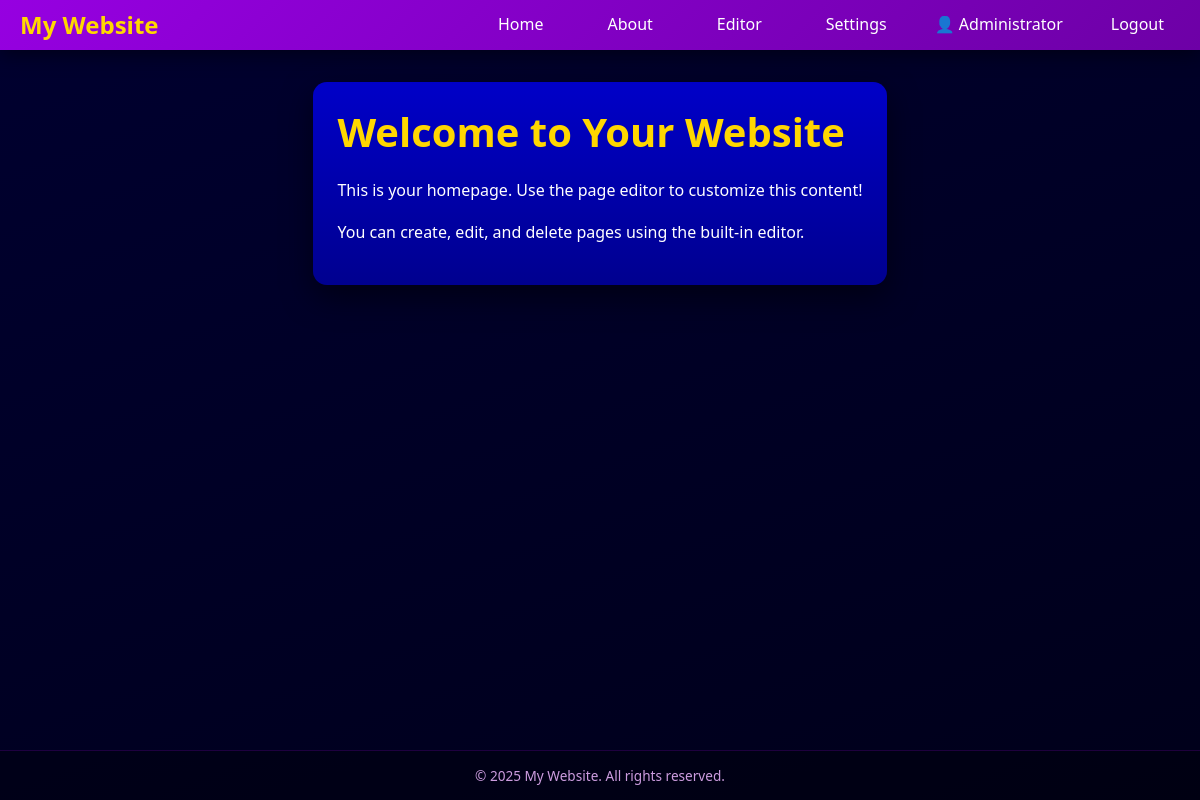
The page / (signed in) on the database its author committed.
### tables this page shows
CREATE TABLE IF NOT EXISTS users (
    id INT AUTO_INCREMENT PRIMARY KEY,
    username VARCHAR(50) UNIQUE NOT NULL,
    email VARCHAR(255) UNIQUE NOT NULL,
    password_hash VARCHAR(255) NOT NULL,
    display_name VARCHAR(100),
    role_id INT NOT NULL DEFAULT 2,
    is_active BOOLEAN DEFAULT TRUE,
    email_verified BOOLEAN DEFAULT FALSE,
    last_login TIMESTAMP NULL,
    created_at TIMESTAMP DEFAULT CURRENT_TIMESTAMP,
    updated_at TIMESTAMP DEFAULT CURRENT_TIMESTAMP ON UPDATE CURRENT_TIMESTAMP,
    FOREIGN KEY (role_id) REFERENCES roles(id),
    INDEX idx_username (username),
    INDEX idx_email (email),
    INDEX idx_role (role_id)
);

CREATE TABLE IF NOT EXISTS pages (
    id INT AUTO_INCREMENT PRIMARY KEY,
    title VARCHAR(255) NOT NULL,
    slug VARCHAR(255) UNIQUE NOT NULL,
    content LONGTEXT NOT NULL,
    content_type ENUM('html', 'markdown', 'blocks') DEFAULT 'html',
    author_id INT NULL,
    created_at TIMESTAMP DEFAULT CURRENT_TIMESTAMP,
    updated_at TIMESTAMP DEFAULT CURRENT_TIMESTAMP ON UPDATE CURRENT_TIMESTAMP,
    FOREIGN KEY (author_id) REFERENCES users(id) ON DELETE SET NULL,
    INDEX idx_slug (slug),
    INDEX idx_created (created_at),
    INDEX idx_author (author_id)
);

### src/config.php (called while the page is built, shortened)
<?php
function getDB() {
    static $pdo = null;
    if ($pdo === null) {
        try {
            $pdo = new PDO(
                "mysql:host=" . DB_HOST . ";dbname=" . DB_NAME . ";charset=utf8mb4",
                DB_USER,
                DB_PASSWORD,
                [
                    PDO::ATTR_ERRMODE => PDO::ERRMODE_EXCEPTION,
                    PDO::ATTR_DEFAULT_FETCH_MODE => PDO::FETCH_ASSOC,
                    PDO::ATTR_EMULATE_PREPARES => false,
                ]
            );
        } catch (PDOException $e) {
            die("Database connection failed: " . $e->getMessage());
        }
    }
    return $pdo;
}
function h($string) {
    return htmlspecialchars($string, ENT_QUOTES, 'UTF-8');
}
?>

### src/settings.php (called while the page is built, shortened)
<?php
require_once __DIR__ . '/config.php';
class Settings {
    private static $instance = null;
    private $db;
    private $cache = [];
    private $loaded = false;
    private function __construct() {
        $this->db = getDB();
    }
    public static function getInstance() {
        if (self::$instance === null) {
            self::$instance = new Settings();
        }
        return self::$instance;
    }
    private function loadAll() {
        if ($this->loaded) return;
        try {
            $stmt = $this->db->query("SELECT setting_key, setting_value, setting_type FROM settings");
            while ($row = $stmt->fetch()) {
                $this->cache[$row['setting_key']] = $this->castValue($row['setting_value'], $row['setting_type']);
            }
            $this->loaded = true;
        } catch (PDOException $e) {
            $this->loaded = true;
        }
    }
    private function castValue($value, $type) {
        switch ($type) {
            case 'number':
                return (int) $value;
            case 'boolean':
                return (bool) $value;
            default:
                return $value;
        }
    }
    public function get($key, $default = null) {
        $this->loadAll();
        return $this->cache[$key] ?? $default;
    }
    public function getFooterText() {
        $text = $this->get('footer_text', '© {year} {site_title}. All rights reserved.');
        $text = str_replace('{year}', date('Y'), $text);
        $text = str_replace('{site_title}', $this->get('site_title', 'My Website'), $text);
        return $text;
    }
}
function settings() {
    return Settings::getInstance();
}
function siteTitle() {
    return settings()->get('site_title', SITE_TITLE);
}
function footerText() {
    return settings()->getFooterText();
}
?>

### src/auth.php (called while the page is built, shortened)
<?php
require_once __DIR__ . '/config.php';
class Auth {
    private $db;
    private $user = null;
    private $permissions = [];
    public function __construct() {
        $this->db = getDB();
        $this->loadUserFromSession();
    }
    private function loadUserFromSession() {
        if (isset($_SESSION['user_id'])) {
            $stmt = $this->db->prepare("
                SELECT u.*, r.name as role_name, r.display_name as role_display_name, r.level as role_level
                FROM users u
                JOIN roles r ON u.role_id = r.id
                WHERE u.id = ? AND u.is_active = TRUE
            ");
            $stmt->execute([$_SESSION['user_id']]);
            $this->user = $stmt->fetch();
            if ($this->user) {
                $this->loadPermissions();
            } else {
                $this->logout();
            }
        } elseif (isset($_COOKIE['remember_token'])) {
            $this->authenticateByToken($_COOKIE['remember_token']);
        }
    }
    private function loadPermissions() {
        $stmt = $this->db->prepare("
            SELECT p.name
            FROM permissions p
            JOIN role_permissions rp ON p.id = rp.permission_id
            WHERE rp.role_id = ?
        ");
        $stmt->execute([$this->user['role_id']]);
        $this->permissions = $stmt->fetchAll(PDO::FETCH_COLUMN);
    }
    public function isLoggedIn() {
        return $this->user !== null;
    }
    public function getUser() {
        return $this->getSafeUserData();
    }
    private function getSafeUserData() {
        return [
            'id' => $this->user['id'],
            'username' => $this->user['username'],
            'email' => $this->user['email'],
            'display_name' => $this->user['display_name'],
            'role_id' => $this->user['role_id'],
            'role_name' => $this->user['role_name'],
            'role_display_name' => $this->user['role_display_name'],
            'role_level' => $this->user['role_level'],
            'created_at' => $this->user['created_at'],
            'last_login' => $this->user['last_login']
        ];
    }
    public function hasPermission($permission) {
        return in_array($permission, $this->permissions);
    }
}
$auth = new Auth();
function auth() {
    global $auth;
    return $auth;
}
function isLoggedIn() {
    return auth()->isLoggedIn();
}
function currentUser() {
    return auth()->getUser();
}
function hasPermission($permission) {
    return auth()->hasPermission($permission);
}
?>

### src/index.php (the view, shortened to what this page needs)
<?php
require_once 'auth.php';
require_once 'settings.php';
$slug = isset($_GET['page']) ? $_GET['page'] : 'home';
try {
    $db = getDB();
    $stmt = $db->prepare("SELECT * FROM pages WHERE slug = ?");
    $stmt->execute([$slug]);
    $page = $stmt->fetch();
} catch (PDOException $e) {
    die("Error loading page: " . $e->getMessage());
}
$content = $page['content'];
$user = currentUser();
$siteTitle = siteTitle();
?>
<!DOCTYPE html>
<html lang="en">
<head>
    <link rel="stylesheet" href="/assets/css/global.css">
    <link rel="stylesheet" href="/assets/css/auth.css">
</head>
<body>
    <div class="page-wrapper">
        <nav class="navbar">
            <div class="container">
                <a href="/" class="logo"><?php echo h($siteTitle); ?></a>
                <ul class="nav-menu">
                    <li><a href="/">Home</a></li>
                    <li><a href="?page=about">About</a></li>
                    <?php if (isLoggedIn()): ?>
                        <?php if (hasPermission('view_admin')): ?>
                        <li><a href="/admin/">Editor</a></li>
                        <?php endif; ?>
                        <?php if (hasPermission('manage_settings')): ?>
                        <li><a href="/admin/settings.php">Settings</a></li>
                        <?php endif; ?>
                        <li class="user-info">
                            <span>👤 <?php echo h($user['display_name']); ?></span>
                        </li>
                        <li><a href="/logout.php">Logout</a></li>
                    <?php endif; ?>
                </ul>
            </div>
        </nav>
        <main class="container">
            <article class="content">
                <?php echo $content; ?>
            </article>
        </main>
        <footer class="footer">
            <p><?php echo h(footerText()); ?></p>
        </footer>
    </div>
</body>
</html>

### src/assets/css/global.css (style rules this page uses)
:root { --bg-main: #000030; --bg-panel: #0000C8; --bg-panel-dark: #00008f; --primary: #9600E1; --primary-dark: #6d00a6; --primary-light: #b300ff; --secondary: #CC9CDF; --danger: #C80000; --danger-dark: #a00000; --success: #00a060; --success-light: #c6f6d5; --warning: #ffc107; --accent: #FFD700; --text-main: #ffffff; --text-muted: #CC9CDF; --text-dark: #000030; --border-color: rgba(255, 255, 255, 0.1); --border-light: rgba(255, 255, 255, 0.2); --shadow-color: rgba(0, 0, 0, 0.5); --overlay: rgba(0, 0, 48, 0.9); }
* { margin: 0; padding: 0; box-sizing: border-box; }
html, body { height: 100%; scroll-behavior: smooth; }
body { font-family: system-ui, -apple-system, BlinkMacSystemFont, 'Segoe UI', Roboto, Oxygen, Ubuntu, sans-serif; line-height: 1.6; background: linear-gradient(160deg, var(--bg-main), #00001a); color: var(--text-main); min-height: 100vh; display: flex; flex-direction: column; }
.page-wrapper { display: flex; flex-direction: column; min-height: 100vh; }
.page-wrapper main, main.container { flex: 1; }
h1, h2, h3, h4, h5, h6 { line-height: 1.3; margin-bottom: 0.5em; }
h1 { font-size: 2.5rem; }
a { color: var(--accent); text-decoration: none; transition: color 0.2s, opacity 0.2s; }
.container { max-width: 1200px; margin: 0 auto; padding: 0 20px; }
.navbar { background: linear-gradient(135deg, var(--primary), var(--primary-dark)); height: 50px; box-shadow: 0 4px 20px var(--shadow-color); position: sticky; top: 0; z-index: 100; flex-shrink: 0; }
.navbar .container { display: flex; justify-content: space-between; align-items: center; height: 100%; }
.logo { font-size: 1.5rem; font-weight: bold; color: var(--accent); text-decoration: none; }
.nav-menu { display: flex; list-style: none; gap: 2rem; }
.nav-menu a { color: var(--text-main); text-decoration: none; padding: 0.5rem 1rem; border-radius: 6px; transition: background 0.2s, transform 0.2s; }
main.container { margin-top: 2rem; margin-bottom: 2rem; }
.card, .content { background: linear-gradient(180deg, var(--bg-panel), var(--bg-panel-dark)); border-radius: 14px; padding: 1.5rem; margin-bottom: 1.5rem; box-shadow: 0 12px 30px var(--shadow-color); }
.card h2, .content h1 { margin-top: 0; color: var(--accent); }
.content p { margin-bottom: 1rem; color: var(--text-main); }
.footer { background: linear-gradient(180deg, var(--primary-dark), #4a0070); height: 50px; display: flex; align-items: center; justify-content: center; text-align: center; margin-top: auto; flex-shrink: 0; }
.footer p { color: var(--text-muted); font-size: 0.85rem; margin: 0; }

### src/assets/css/auth.css (style rules this page uses)
.footer { background: rgba(0, 0, 0, 0.3); padding: 1.5rem 0; text-align: center; border-top: 1px solid rgba(150, 0, 225, 0.2); }
.footer p { color: var(--text-muted); font-size: 0.85rem; margin: 0; }

### rows shown on the page
users: display_name "Administrator"
pages: content "Welcome to Your Website This is your homepage. Use the page editor to customize this content! You can create, edit, and delete pages using the built-in editor."

### other values the page prints
$siteTitle "My Website"
footerText() "© 2025 My Website. All rights reserved."
